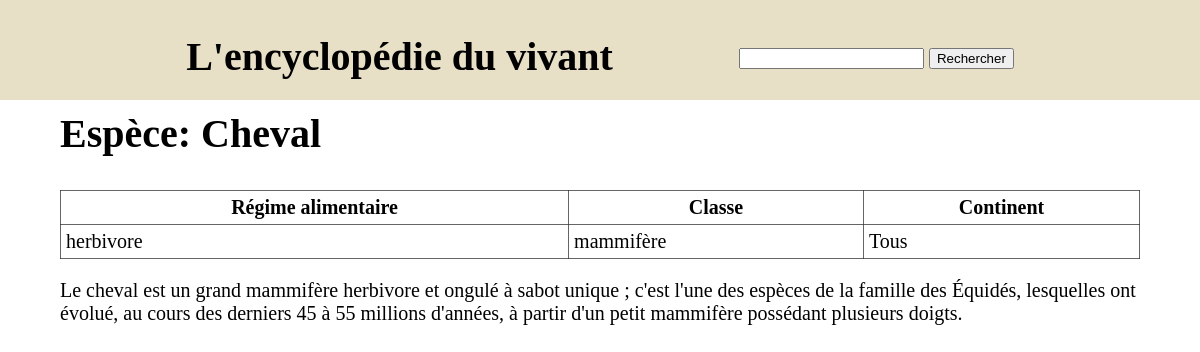
The app's page /element.php?id=4 with its own data.
### tables this page shows
CREATE TABLE `animaux` (
  `id` int(11) NOT NULL,
  `nom` varchar(255) NOT NULL,
  `regime` varchar(255) NOT NULL,
  `classe` varchar(255) NOT NULL,
  `continent` varchar(255) NOT NULL,
  `description` longtext NOT NULL
);

### element.php (the view, shortened to what this page needs)
<?php
$servername = "localhost";
$username = "root";
$password = "";
$dbname = "autocompletion";
try {
    $conn = new PDO("mysql:host=$servername;dbname=$dbname", $username, $password);
    $conn->setAttribute(PDO::ATTR_ERRMODE, PDO::ERRMODE_EXCEPTION);
} catch (PDOException $e) {
    echo "Connection failed: " . $e->getMessage();
}
$id = htmlspecialchars($_GET["id"]);
$sql = "SELECT * FROM animaux WHERE id = :id";
$select = $conn->prepare($sql);
$select->execute([
    ":id" => $id
]);
$result = $select->fetch(PDO::FETCH_ASSOC);
?>
<!DOCTYPE html>
<html lang="fr">
<head>
    <link rel="stylesheet" href="style.css">
</head>
<body>
    <header>
        <section class="centrage">
            <div id="flex">
                <div>
                    <h1><a href="index.php" id="titre">L'encyclopédie du vivant</a></h1>
                </div>
                <div>
                    <form action="recherche.php" method="get">
                        <input type="text" name="search" id="search" autocomplete="off">
                        <input type="submit" value="Rechercher">
                    </form>
                </div>
            </div>
        </section>
    </header>
    <main>
        <section class="centrage">
            <h1>Espèce: <?= $result["nom"] ?></h1>
            <div class="element">
                <table>
                    <thead>
                        <tr>
                            <th>Régime alimentaire</th>
                            <th>Classe</th>
                            <th>Continent</th>
                        </tr>
                    </thead>
                    <tbody>
                        <tr>
                            <td><?= $result["regime"] ?></td>
                            <td><?= $result["classe"] ?></td>
                            <td><?= $result["continent"] ?></td>
                        </tr>
                    </tbody>
                </table>
                <p><?= $result["description"] ?></p>
            </div>
        </section>
    </main>
</body>
</html>

### style.css (style rules this page uses)
body { margin: 0; padding: 0; font-size: 20px; }
header { position: fixed; top: 0; height: 100px; width: 100%; background-color: #e7dfc6; }
main { margin-top: 110px; }
.centrage { width: 90%; margin: auto; }
h1 { font-size: 2.5rem; }
#titre { text-decoration: none; cursor: pointer; color: black; }
#flex { display: flex; justify-content: space-evenly; align-items: center; }
.element table { width: 100%; border-collapse: collapse; }
.element table tr td, .element table tr th { border: 1px solid rgba(51, 51, 51, 0.753); padding: 5px; }

### records on screen
animaux: nom "Cheval", regime "herbivore", classe "mammifère", continent "Tous", description "Le cheval est un grand mammifère herbivore et ongulé à sabot unique ; c'est l'une des espèces de la famille des Équidés, lesquelles ont évolué, au cours des derniers 45 à 55 millions d'années, à partir d'un petit mammifère possédant plusieurs doigts."
